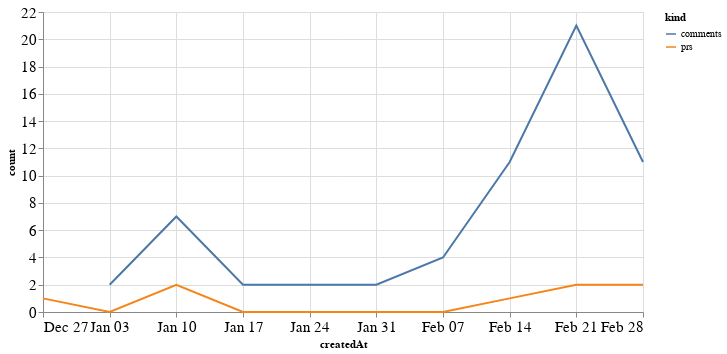

The cell this chart's notebook holds for it:
### Code cell
alt.Chart(total_time, width=600).mark_line().encode(
    x='createdAt',
    y='count',
    color='kind'
)

### Figure 1 — Vega-Lite specification as saved in the notebook (floating-point values rounded to 4 significant figures)
{"config": {"axisLeft": {"labelFontSize": 15}, "axisBottom": {"labelFontSize": 15}}, "data": {"name": "data-791c7edbc3ec49b238dcf49e0e08bd03"}, "mark": "line", "encoding": {"color": {"type": "nominal", "field": "kind"}, "x": {"type": "temporal", "field": "createdAt"}, "y": {"type": "quantitative", "field": "count"}}, "width": 600, "$schema": "https://vega.github.io/schema/vega-lite/v4.8.1.json", "datasets": {"data-791c7edbc3ec49b238dcf49e0e08bd03": [{"createdAt": "2020-12-27T00:00:00", "kind": "prs", "count": 1.0}, {"createdAt": "2021-01-03T00:00:00", "kind": "prs", "count": 0.0}, {"createdAt": "2021-01-10T00:00:00", "kind": "prs", "count": 2.0}, {"createdAt": "2021-01-17T00:00:00", "kind": "prs", "count": 0.0}, {"createdAt": "2021-01-24T00:00:00", "kind": "prs", "count": 0.0}, {"createdAt": "2021-01-31T00:00:00", "kind": "prs", "count": 0.0}, {"createdAt": "2021-02-07T00:00:00", "kind": "prs", "count": 0.0}, {"createdAt": "2021-02-14T00:00:00", "kind": "prs", "count": 1.0}, {"createdAt": "2021-02-21T00:00:00", "kind": "prs", "count": 2.0}, {"createdAt": "2021-02-28T00:00:00", "kind": "prs", "count": 2.0}, {"createdAt": "2020-12-27T00:00:00", "kind": "comments", "count": null}, {"createdAt": "2021-01-03T00:00:00", "kind": "comments", "count": 2.0}, {"createdAt": "2021-01-10T00:00:00", "kind": "comments", "count": 7.0}, {"createdAt": "2021-01-17T00:00:00", "kind": "comments", "count": 2.0}, {"createdAt": "2021-01-24T00:00:00", "kind": "comments", "count": 2.0}, {"createdAt": "2021-01-31T00:00:00", "kind": "comments", "count": 2.0}, {"createdAt": "2021-02-07T00:00:00", "kind": "comments", "count": 4.0}, {"createdAt": "2021-02-14T00:00:00", "kind": "comments", "count": 11.0}, {"createdAt": "2021-02-21T00:00:00", "kind": "comments", "count": 21.0}, {"createdAt": "2021-02-28T00:00:00", "kind": "comments", "count": 11.0}]}}
